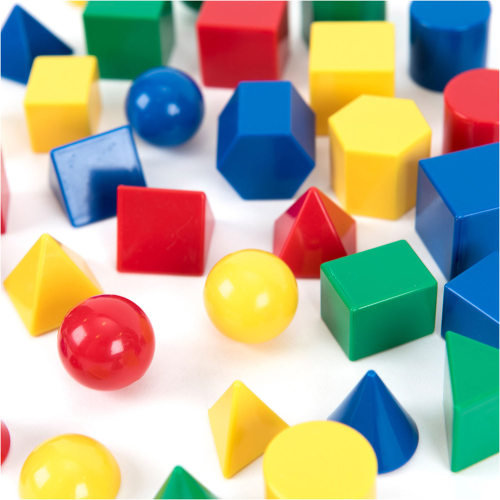
#> input picture test.jpg, 1000 x 1000 px, given in place of the camera (shown at 1/2 size)
$ python main.py
#> lines starting #> are read from the running program, lines starting #| are printed output that depends on the picture; after the words box and inside, x2 and y2 are one past the last pixel; in counts of white or black regions, pixels touching at a corner belong together
# Python code for Multiple Color Detection

import matplotlib.pyplot as plt
from matplotlib.animation import FuncAnimation
import numpy as np
import cv2

def plott(x,y):
    plt.ion()  # turn interactive mode on
    animated_plot = plt.plot(x, y, 'ro')
    animated_plot.set_xdata(x)
    animated_plot.set_ydata(y)
    plt.draw()
    plt.pause(0.1)
    plt.show()


# Capturing video through webcam
webcam = cv2.VideoCapture(0)

# Start a while loop
while (1):

    # Reading the video from the
    # webcam in image frames
    _, imageFrame = webcam.read()
#> imageFrame is the input picture: shape (1000, 1000, 3); mean B, G, R 148.3, 170, 172.4

    # Convert the imageFrame in
    # BGR(RGB color space) to
    # HSV(hue-saturation-value)
    # color space
    hsvFrame = cv2.cvtColor(imageFrame, cv2.COLOR_BGR2HSV)
#> hsvFrame: shape (1000, 1000, 3); mean H, S, V 70.5, 137.6, 215

    # Set range for red color and
    # define mask
    red_lower = np.array([136, 87, 111], np.uint8)
    red_upper = np.array([180, 255, 255], np.uint8)
    red_mask = cv2.inRange(hsvFrame, red_lower, red_upper)
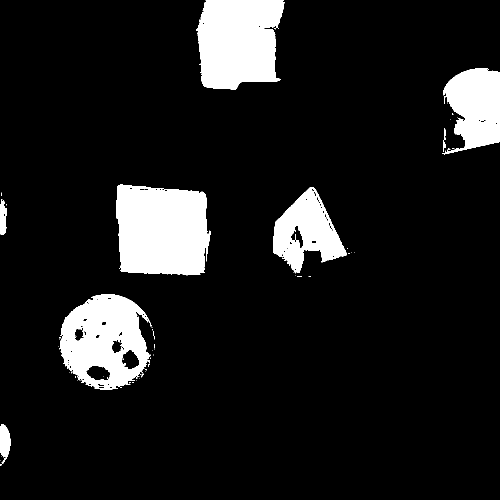
#> red_mask: shape (1000, 1000) (shown at 1/2 size); 10.8% white; 68 white regions (58 under 20 px), largest, box (x1, y1, x2, y2) and area: (232, 369, 422, 551) 29721, (393, 1, 570, 180) 25849, (119, 589, 303, 780) 22814

    # Set range for green color and
    # define mask
    #green_lower = np.array([25, 52, 72], np.uint8)
    green_lower = np.array([95, 252, 254], np.uint8)
    green_upper = np.array([102, 255, 255], np.uint8)
    green_mask = cv2.inRange(hsvFrame, green_lower, green_upper)
#> green_mask: shape (1000, 1000); every value is 0

    # Set range for blue color and
    # define mask

    blue_lower = np.array([94, 80, 2], np.uint8)
    blue_upper = np.array([120, 255, 255], np.uint8)
    blue_mask = cv2.inRange(hsvFrame, blue_lower, blue_upper)
#> blue_mask: shape (1000, 1000); 18.6% white; 15 white regions (8 under 20 px), largest, box (x1, y1, x2, y2) and area: (830, 286, 999, 698) 52245, (100, 131, 407, 456) 40523, (432, 162, 630, 401) 38402

    # Morphological Transform, Dilation
    # for each color and bitwise_and operator
    # between imageFrame and mask determines
    # to detect only that particular color
    kernal = np.ones((5, 5), "uint8")

    # For red color
    red_mask = cv2.dilate(red_mask, kernal)
#> red_mask: shape (1000, 1000); 12.1% white; 12 white regions, largest, box (x1, y1, x2, y2) and area: (230, 367, 424, 553) 31689, (391, 0, 572, 182) 27507, (115, 587, 311, 782) 27059
    res_red = cv2.bitwise_and(imageFrame, imageFrame,
                              mask=red_mask)

    # For green color
    green_mask = cv2.dilate(green_mask, kernal)
    res_green = cv2.bitwise_and(imageFrame, imageFrame,
                                mask=green_mask)
#> res_green: shape (1000, 1000, 3); every value is 0

    # For blue color
    blue_mask = cv2.dilate(blue_mask, kernal)
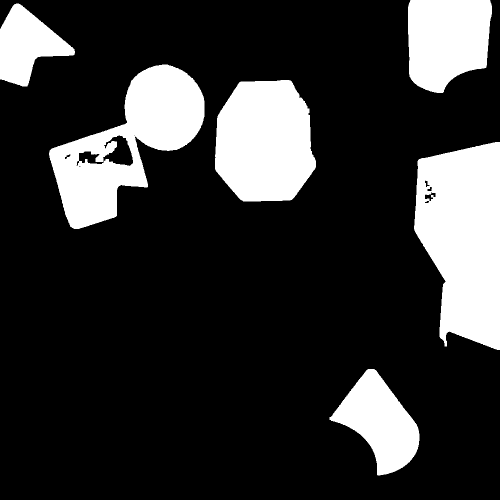
#> blue_mask: shape (1000, 1000) (shown at 1/2 size); 19.9% white; 6 white regions
    res_blue = cv2.bitwise_and(imageFrame, imageFrame,
                               mask=blue_mask)
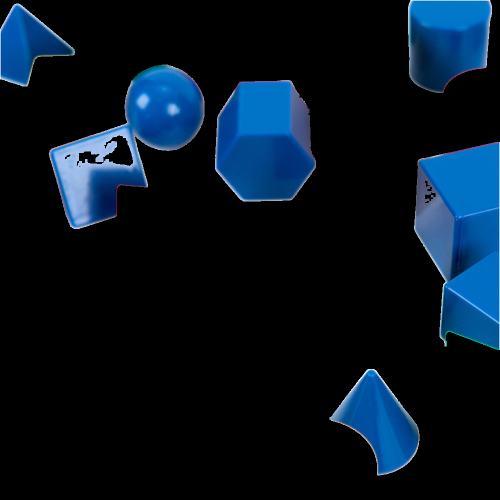
#> res_blue: shape (1000, 1000, 3) (shown at 1/2 size); mean B, G, R 32.7, 19.6, 5.6

    # Creating contour to track red color
    contours, hierarchy = cv2.findContours(red_mask,
                                           cv2.RETR_TREE,
                                           cv2.CHAIN_APPROX_SIMPLE)
#> contours = 27 contours, 11 with area under 20; largest, box (x1, y1, x2, y2) and area: (230, 367, 424, 553) 31337, (115, 587, 311, 782) 28320, (391, 0, 572, 182) 27161, (882, 134, 1000, 311) 15628, (544, 372, 711, 556) 15360

    for pic, contour in enumerate(contours):
        area = cv2.contourArea(contour)
        if (area > 300):
            print(f'Red:{area}')
            x, y, w, h = cv2.boundingRect(contour)
            imageFrame = cv2.rectangle(imageFrame, (x, y),
                                       (x + w, y + h),
                                       (0, 0, 255), 2)
            coordinatesRed = [x,y]
            print(f'Coordinates:{coordinatesRed}')
            #plott(x,y)
            cv2.putText(imageFrame, "Red Colour", (x, y),
                        cv2.FONT_HERSHEY_SIMPLEX, 1.0,
                        (0, 0, 255))
#> this loop made 27 passes
#> (area, x, y, w, h) on passes 1, 3, 6, 8, 15, 17, 21, 23, 27: (1476.5, 0, 846, 23, 88), (28319.5, 115, 587, 196, 195), (743, 174, 733, 45, 26), (667, 245, 701, 33, 37), (961, 0, 396, 16, 76), (15360, 544, 372, 167, 184), (31337, 230, 367, 194, 186), (15628, 882, 134, 118, 177), (27161, 391, 0, 181, 182)
#> area on passes 2, 9, 11, 18, 19: 77, 203.5, 169.5, 31, 170
#> (printed output is left out)
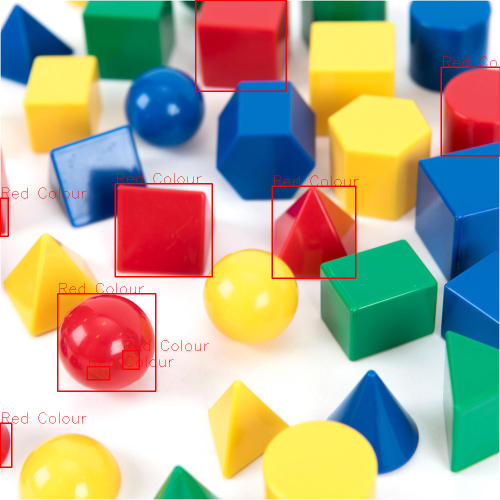
#> imageFrame: shape (1000, 1000, 3) (shown at 1/2 size); mean B, G, R 145.9, 167.5, 173.4

    # Creating contour to track green color
    contours, hierarchy = cv2.findContours(green_mask,
                                           cv2.RETR_TREE,
                                           cv2.CHAIN_APPROX_SIMPLE)
#> contours = []

    for pic, contour in enumerate(contours):
        area = cv2.contourArea(contour)
        if (area > 300):
            print(f'Green:{area}')
            x, y, w, h = cv2.boundingRect(contour)
            imageFrame = cv2.rectangle(imageFrame, (x, y),
                                       (x + w, y + h),
                                       (0, 255, 0), 2)
            coordinatesGreen = [x,y]
            print(f'Coordinates:{coordinatesGreen}')

            cv2.putText(imageFrame, "Green Colour", (x, y),
                        cv2.FONT_HERSHEY_SIMPLEX,
                        1.0, (0, 255, 0))
#> this loop made 0 passes

    # Creating contour to track blue color
    contours, hierarchy = cv2.findContours(blue_mask,
                                           cv2.RETR_TREE,
                                           cv2.CHAIN_APPROX_SIMPLE)
#> contours = 16 contours, 2 with area under 20; largest, box (x1, y1, x2, y2) and area: (828, 284, 1000, 700) 54634, (98, 129, 409, 458) 47308, (430, 160, 632, 403) 39888, (816, 0, 984, 186) 25552, (659, 738, 839, 951) 19462
    for pic, contour in enumerate(contours):
        area = cv2.contourArea(contour)
        if (area > 300):
            print(f'Blue:{area}')
            x, y, w, h = cv2.boundingRect(contour)
            imageFrame = cv2.rectangle(imageFrame, (x, y),
                                       (x + w, y + h),
                                       (255, 0, 0), 2)
            coordinatesBlue = [x,y]
            print(f'Coordinates:{coordinatesBlue}')

            cv2.putText(imageFrame, "Blue Colour", (x, y),
                        cv2.FONT_HERSHEY_SIMPLEX,
                        1.0, (255, 0, 0))
#> this loop made 16 passes
#> (area, x, y, w, h) on passes 1, 2, 7, 8, 12, 14, 15, 16: (19462, 659, 738, 180, 213), (54634, 828, 284, 172, 416), (39888, 430, 160, 202, 243), (47308.5, 98, 129, 311, 329), (791.5, 157, 302, 51, 27), (2206.5, 205, 270, 62, 63), (13243.5, 0, 7, 150, 166), (25552, 816, 0, 168, 186)
#> area on passes 3, 4, 5, 6, 10, 11: 32.5, 216, 60.5, 69.5, 36.5, 57.5
#> (printed output is left out)
#> pass 1, `imageFrame = cv2.rectangle(imageFrame, (x, y), (x + w, y + h), (255, 0..`:
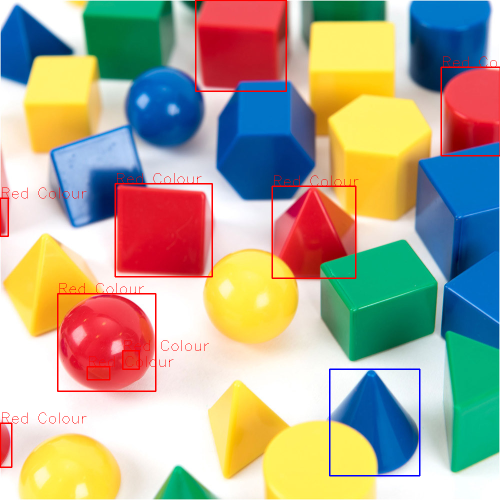
#> imageFrame: shape (1000, 1000, 3) (shown at 1/2 size); 0.24% of pixels changed, all inside (x1, y1, x2, y2) = (658, 737, 841, 953)
#> pass 2, `imageFrame = cv2.rectangle(imageFrame, (x, y), (x + w, y + h), (255, 0..`:
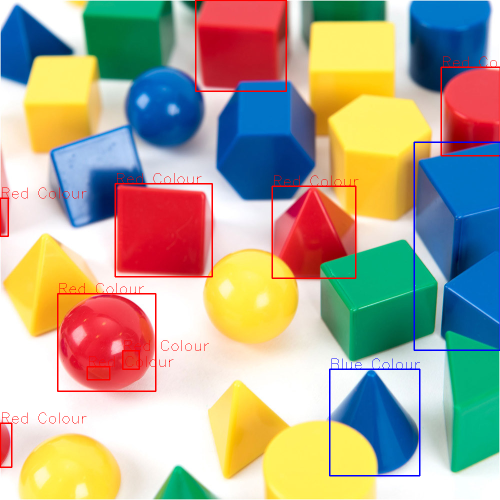
#> imageFrame: shape (1000, 1000, 3) (shown at 1/2 size); 0.3% of pixels changed, all inside (x1, y1, x2, y2) = (663, 283, 1000, 737)
#> after the loop:
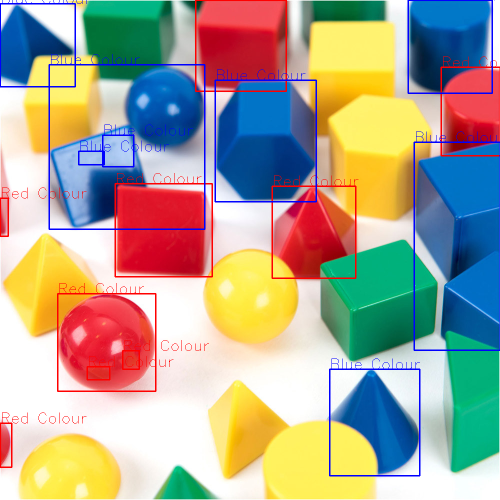
#> imageFrame: shape (1000, 1000, 3) (shown at 1/2 size); 1.31% of pixels changed, all inside (x1, y1, x2, y2) = (0, 0, 993, 460)
    # Program Termination
    cv2.imshow("Multiple Color Detection in Real-TIme", imageFrame)
    if cv2.waitKey(10) & 0xFF == ord('q'):
#> (key q is pressed here)
#> (the run stopped early here; a loop or call above may not have finished)
